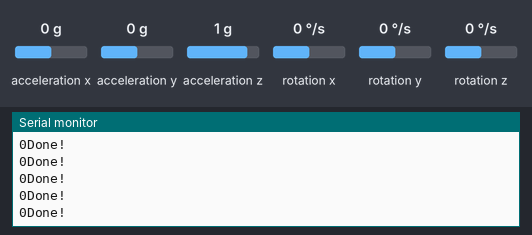
A sketch run on a simulated Arduino Uno, built with avr-gcc and run on an emulated ATmega328P. On the bench: the last lines printed to the serial monitor. The inputs (shaded band) are chosen by the test bench; at power-on: rotation z 0 °/s, acceleration x 0 g, acceleration y 0 g, acceleration z 1 g, rotation x 0 °/s, rotation y 0 °/s.

Above: at 5.2 s.
5.3 s: rotation z set to -100 °/s
At 6.1 s:
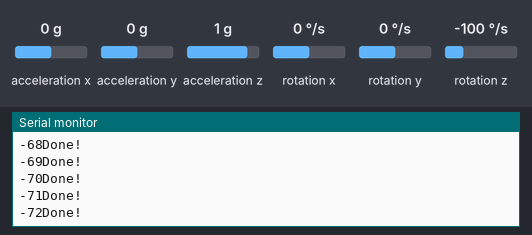
8.3 s: rotation z set to 100 °/s
At 9.0 s:
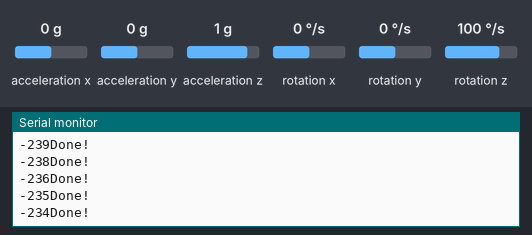
11.3 s: rotation z set to -192 °/s
At 12.2 s:
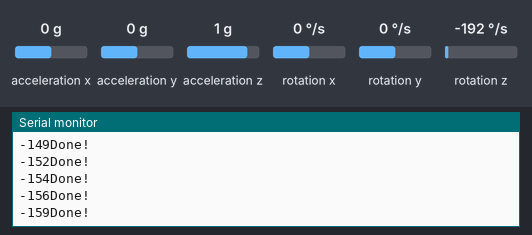
Timing chart, 0 to 14.3 s (numbered marks = the images above; inputs shaded):
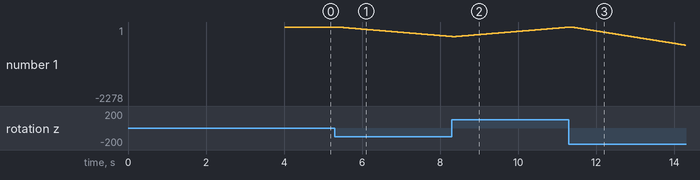

The sketch:

angle_measure_device.ino
```cpp
#include <Wire.h>    //Include wire library
#include <MPU6050_light.h>  //Include library for MPU communication
 //Library for LCD Display

MPU6050 mpu(Wire);   //Create object mpu
    //Define LCD address and dimension

unsigned long timer = 0;

void setup() {

  Serial.begin(9600);    //Start serial communication

  Wire.begin();
  mpu.begin();

  delay(1000);
  mpu.calcGyroOffsets();     //Calibrate gyroscope
  Serial.println("Done!\n");

}
void loop() {
    Serial.println("Done!\n");
  mpu.update();    //Get values from MPU
  Serial.print(int(mpu.getAngleZ()));

}
```

Measured:
- after the input at 5.3 s, the serial monitor: prints a new line after 0.08 s (image 1)
- plotted number 1: 0 → -291 after the input at 5.3 s
